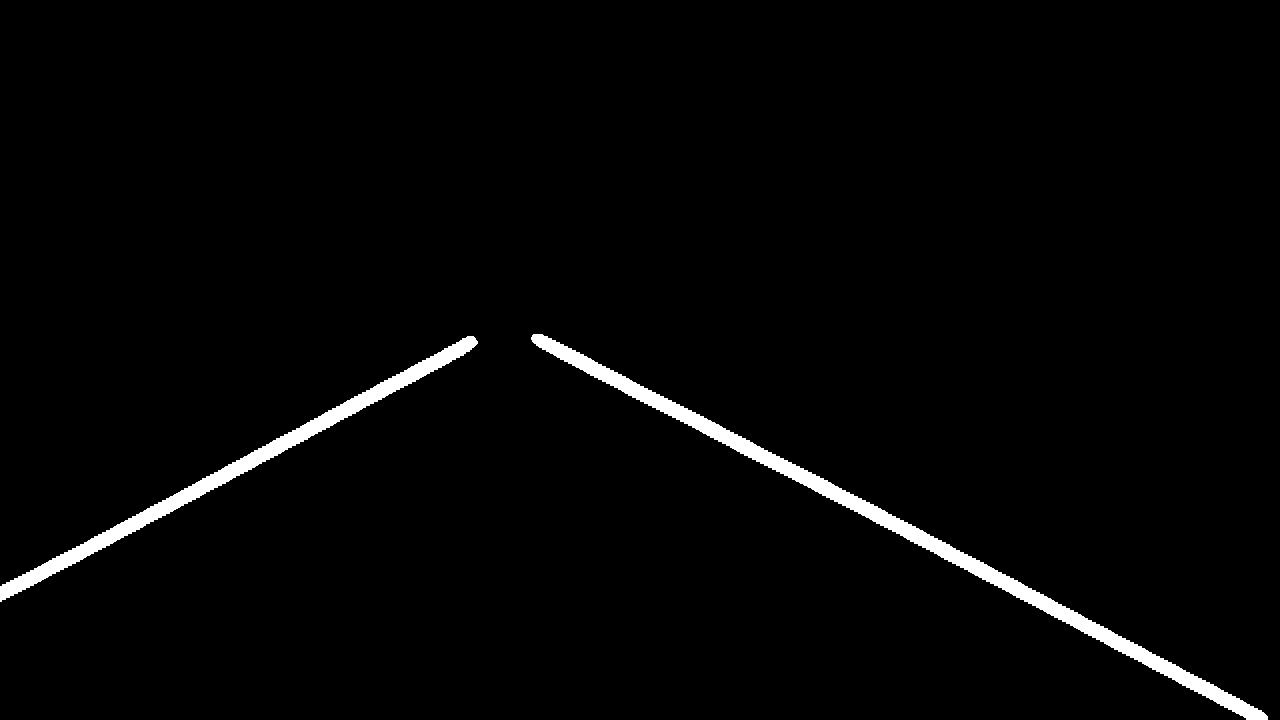
#> input picture wheeler_ws/src/wheeler/Lane_detect/line_separate.jpg, 1280 x 720 px
$ python maskSeparate.py
#> lines starting #> are read from the running program, lines starting #| are printed output that depends on the picture; after the words box and inside, x2 and y2 are one past the last pixel; in counts of white or black regions, pixels touching at a corner belong together
#> further down, lines is the input picture: shape (720, 1280, 3); min 0, max 255, mean 5.4
import cv2
import numpy as np
import cv2


# line seperate fn ( according to x axis)
def separate_line_masks(binary_mask):
    contour_areaLimit = 500

    binary_mask = binary_mask.astype(np.uint8)
    _, binary_mask = cv2.threshold( binary_mask, 127, 255, cv2.THRESH_BINARY)
#> binary_mask: shape (720, 1280); 2.1% white; 2 white regions
    contours, _ = cv2.findContours( binary_mask, cv2.RETR_EXTERNAL, cv2.CHAIN_APPROX_SIMPLE)
#> contours = 2 contours; box (x1, y1, x2, y2) and area: (531, 334, 1268, 720) 10928, (0, 336, 478, 602) 7126

    separated_lines = []
    for i, contour in enumerate(contours):
        # filter noise
        if cv2.contourArea(contour) > contour_areaLimit:
            line_image = np.zeros_like(binary_mask)
            cv2.drawContours( line_image, [contour], -1, 255, thickness=cv2.FILLED)

            separated_lines.append(line_image)
#> this loop made 2 passes
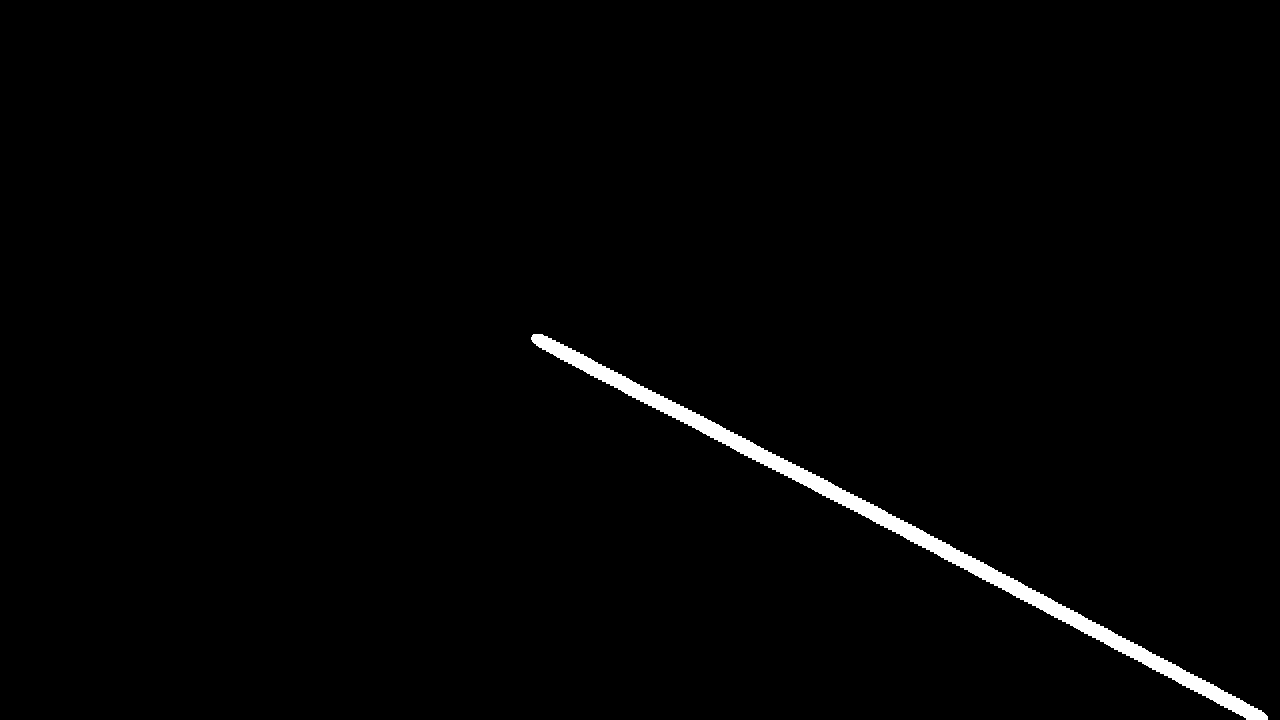
#> line_image: shape (720, 1280); 1.3% white; 1 white region, box (x1, y1, x2, y2) and area: (531, 334, 1268, 720) 11807
#> after the loop, separated_lines = 2 items

    return separated_lines


lines = cv2.imread( 'line_separate.jpg')
lines = cv2.cvtColor( lines, cv2.COLOR_BGR2GRAY)

separated_lines = separate_line_masks(lines)
#> separated_lines = 2 items
for i, line_img in enumerate(separated_lines):
    skeleton = cv2.ximgproc.thinning(line_img)
    points = cv2.findNonZero(skeleton)
    print(i , " " , points[0][0])

    cv2.imshow("Line "+str(i), line_img)
    cv2.imshow('skeleton '+str(i), skeleton)
#> this loop made 2 passes
#| 0   [467 342]
#| 1   [538 339]
#> pass 1, `skeleton = cv2.ximgproc.thinning(line_img)`:
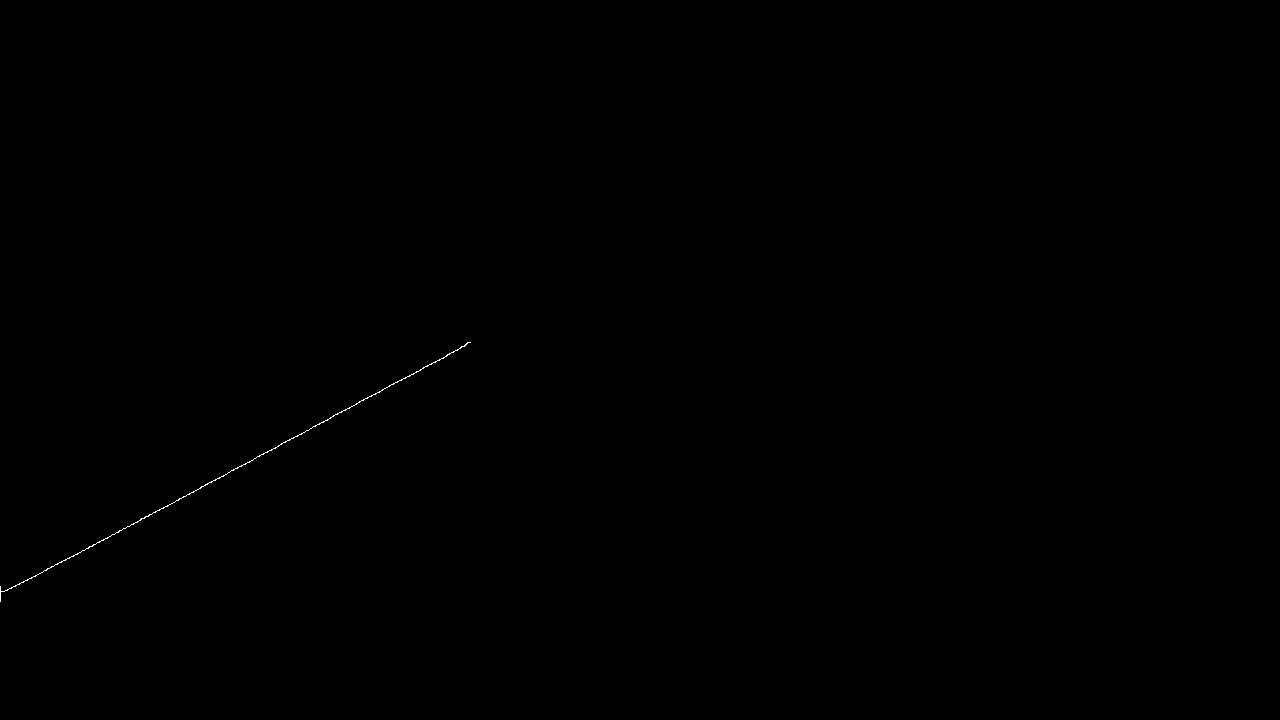
#> skeleton: shape (720, 1280); 0.06% white in thin lines or dots, all inside (x1, y1, x2, y2) = (0, 342, 471, 602)
#> pass 1, `cv2.imshow("Line "+str(i), line_img)`:
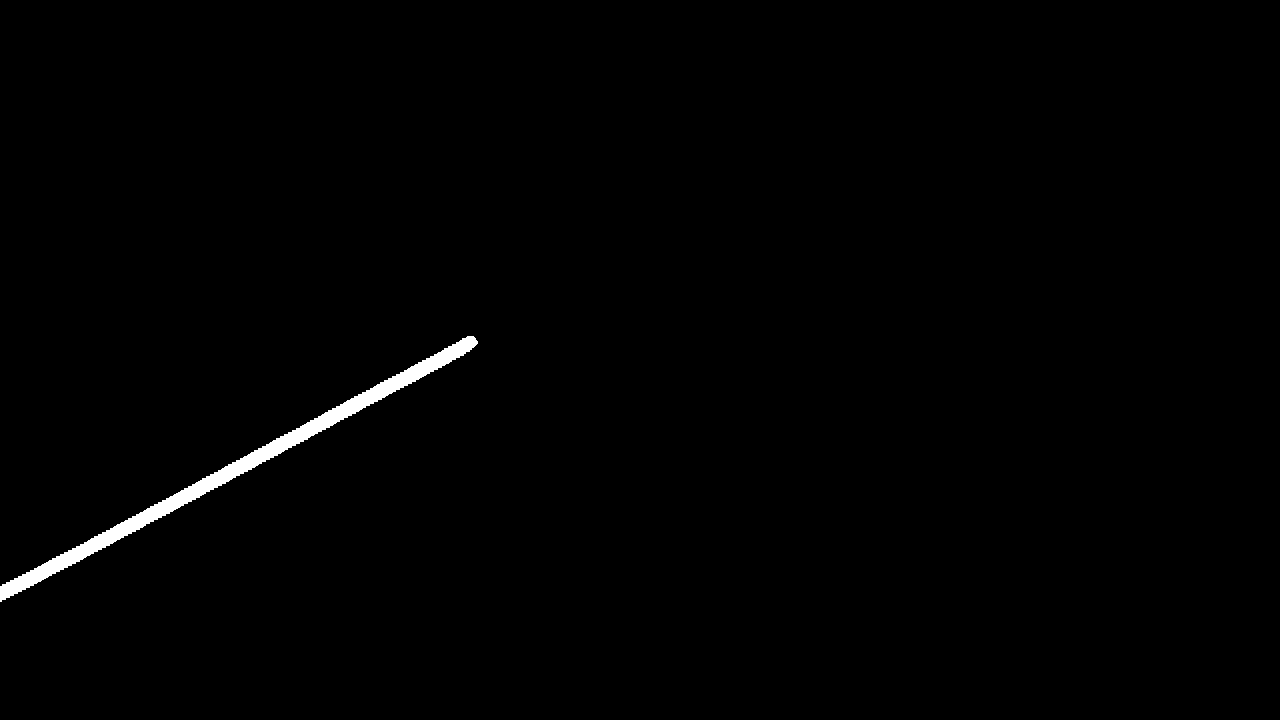
#> window 'Line 0': shape (720, 1280); 0.84% white; 1 white region, box (x1, y1, x2, y2) and area: (0, 336, 478, 602) 7701
#> pass 2, `skeleton = cv2.ximgproc.thinning(line_img)`:
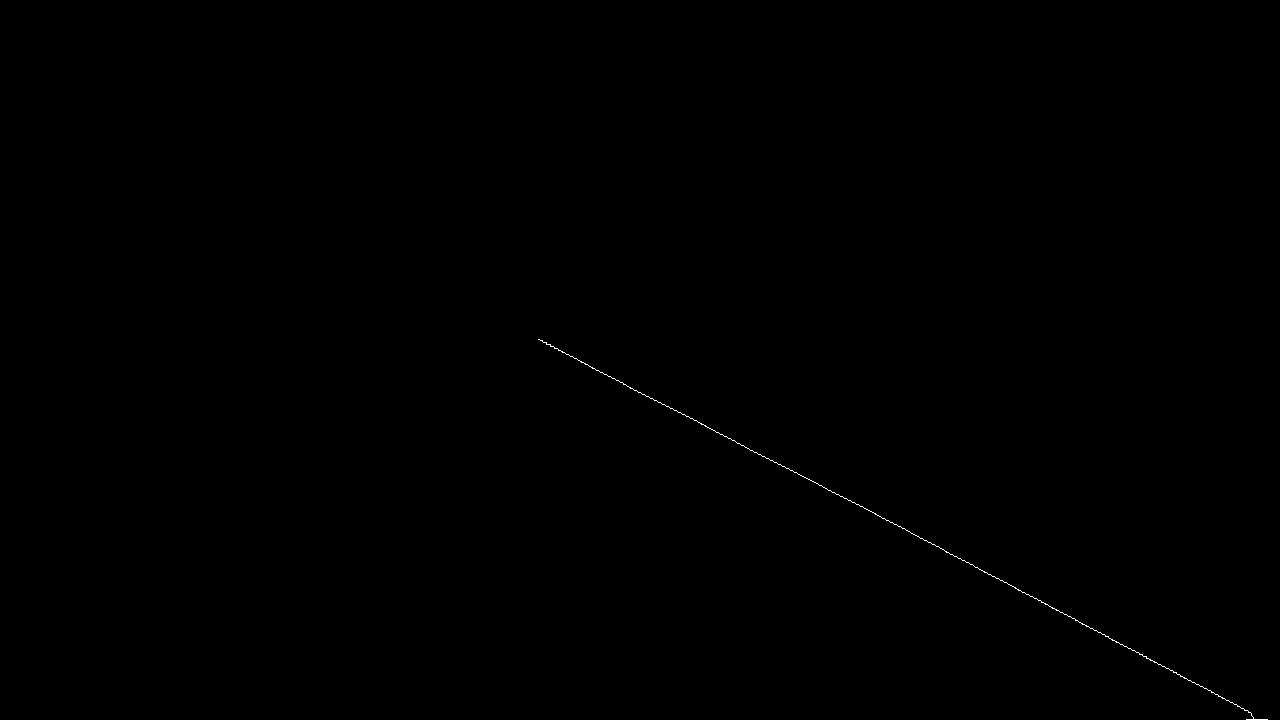
#> skeleton: shape (720, 1280); 0.09% white in thin lines or dots, all inside (x1, y1, x2, y2) = (538, 339, 1268, 720)

cv2.waitKey(0)
cv2.destroyAllWindows()
